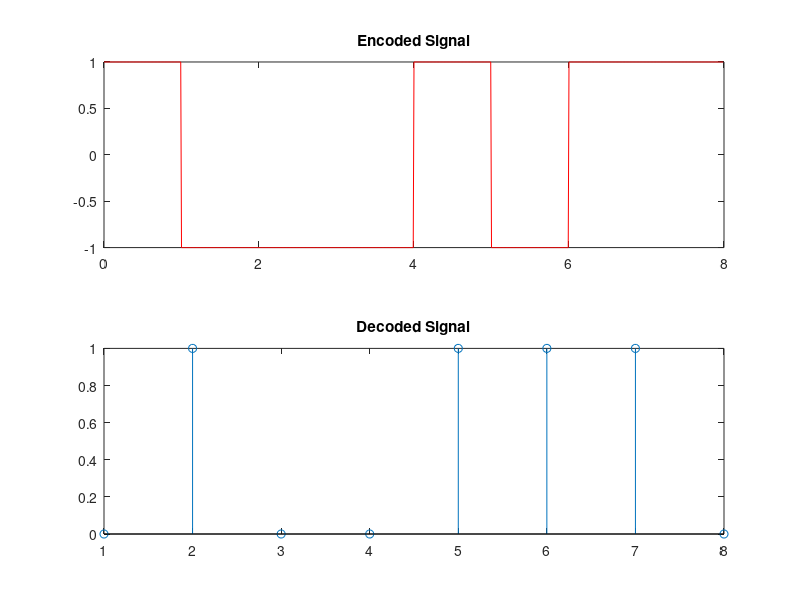

This chart was generated by the following MATLAB code:
data = [0 1 0 0 1 1 1 0];
bit_rate = 1;

Time = length(data)/bit_rate;
points = 100;
total_points = length(data)*points;
%disp(total_points);
sample_time = 0:Time/total_points:Time - (Time/total_points);
%disp(length(sample_time));
encoded_output = zeros(1, length(sample_time));

prev_level = 1;
inversion = -1;

for i=0:length(data)-1
    if data(i+1)== 0
        encoded_output(i*points+1:(i+1)*points) = prev_level;
    else
       encoded_output(i*points+1:(i+1)*points) = inversion;
       prev_level = inversion;
       if inversion == -1
           inversion = 1;
       else
           inversion = -1;
       end
    end
end

subplot(2, 1, 1)
plot(sample_time, encoded_output, 'r');
title('Encoded Signal');

%Decoding the encoded signal
data_length = length(encoded_output)/points;
decoded_data = zeros(1, data_length);

decoding_prev_level = 1;

for i=0:data_length-1
    if encoded_output(i*points+1) == decoding_prev_level
        decoded_data(i+1) = 0;
    else
        decoded_data(i+1) = 1;
        decoding_prev_level = encoded_output(i*points+1);
    end
end

subplot(2, 1, 2);
stem(decoded_data);
title('Decoded Signal');

